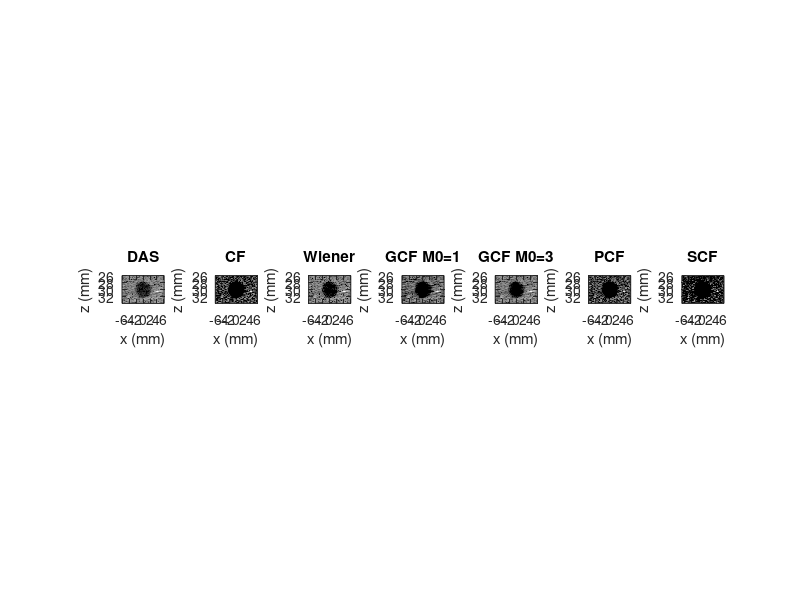
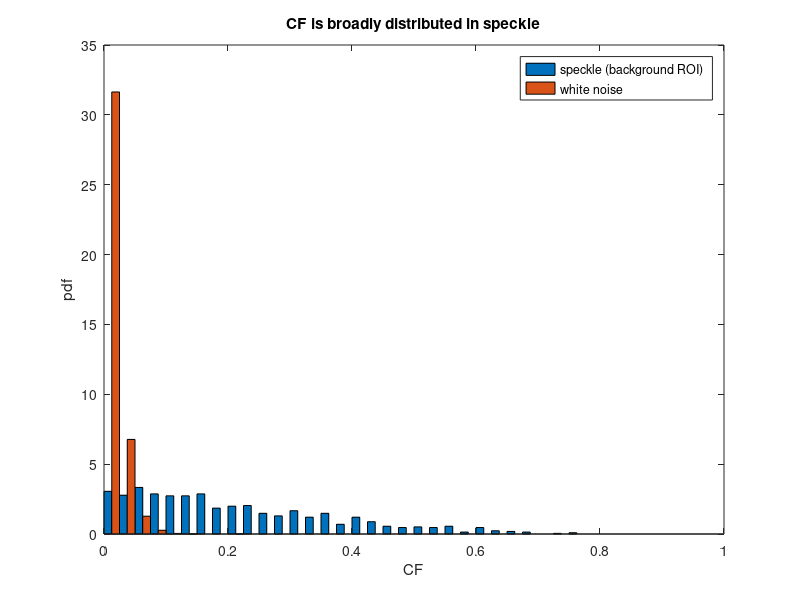

MATLAB code to generate these figures, in order:
%% m25_coherence_factors.m  -  CF, Wiener postfilter, GCF, PCF and SCF on one dataset
% Purpose : compute the five coherence weights from the same plane-wave aperture data
%           (cyst in speckle, bright off-axis scatterer, channel noise), verify the
%           identity H = N CF/((N-1) CF + 1), compare the speckle CF with the VCZ
%           prediction for this transmit sequence, and report CR, gCNR, speckle SNR.
% Change  : noise_dB, M0 list, gam (PCF), pSCF.
% Expect  : speckle CF ratio of means ~0.23 (VCZ triangle 0.225), CF in noise 1/N;
%           CR rises CF > PCF > GCF > Wiener > DAS while gCNR does not follow.
% Base MATLAB only; runs in MATLAB R2019b+ and GNU Octave 8. Runtime ~6 s.
clear; close all; rng(3);
c = 1540; f0 = 5e6; fs = 20e6; lam = c/f0; N = 64; pitch = 0.3e-3; xe = ((0:N-1) - (N-1)/2)*pitch;
bw = 0.6; sigf = bw*f0/(2*sqrt(2*log(2))); sigt = 1/(2*pi*sigf); ang = (-4:4)*pi/180; Na = numel(ang);
t0 = 25e-6; Nt = 580; tt = t0 + (0:Nt-1)'/fs; noise_dB = -15;

%% Simulation: speckle with an anechoic cyst (r = 2.5 mm) and a bright scatterer 4.2 mm off-axis
nsc = round(13.6*8.6*80); xs = (rand(nsc,1)*13.6 - 6.8)*1e-3; zs = (26 + 8.6*rand(nsc,1))*1e-3;
keep = (xs.^2 + (zs-30e-3).^2) > (2.5e-3)^2; xs = [xs(keep); 4.2e-3]; zs = [zs(keep); 30.5e-3]; as = [randn(sum(keep),1); 60];
IQ = zeros(Nt, N, Na); K4 = ceil(4*sigt*fs); E = repmat(1:N, numel(xs), 1);
for a = 1:Na
  tau = (xs*sin(ang(a)) + zs*cos(ang(a)))/c + sqrt((xs - xe).^2 + zs.^2)/c; ph = as.*exp(-1j*2*pi*f0*tau); n0 = (tau - t0)*fs;
  accr = zeros(Nt*N,1); acci = accr;
  for k = -K4:K4
    n = floor(n0) + k; g = exp(-((n - n0)/fs).^2/(2*sigt^2)); ok = n >= 0 & n < Nt; idx = n(ok) + 1 + (E(ok)-1)*Nt; v = g(ok).*ph(ok);
    accr = accr + accumarray(idx, real(v), [Nt*N 1]); acci = acci + accumarray(idx, imag(v), [Nt*N 1]);
  end
  IQ(:,:,a) = reshape(accr + 1j*acci, Nt, N);
end
Pref = mean(mean(abs(IQ(tt > 2*27.5e-3/c & tt < 2*33e-3/c, :, 5)).^2)); taps = exp(-((-K4:K4)'/fs).^2/(2*sigt^2));
for a = 1:Na, IQ(:,:,a) = IQ(:,:,a) + sqrt(Pref*10^(noise_dB/10)/sum(taps.^2))*conv2((randn(Nt+2*K4,N) + 1j*randn(Nt+2*K4,N))/sqrt(2), taps, 'valid'); end

%% Aperture data on the image grid
xg = (-6:0.15:6)*1e-3; zg = (26:0.075:34)*1e-3; [Zp, Xp] = ndgrid(zg, xg); Xp = Xp(:); Zp = Zp(:); S = zeros(numel(Xp), N);
Ttx = (Xp*sin(ang) + Zp*cos(ang))/c; Ptx = exp(1j*2*pi*f0*Ttx);
for e = 1:N
  trx = sqrt((Xp - xe(e)).^2 + Zp.^2)/c; acc = 0;
  for a = 1:Na
    fn = (Ttx(:,a) + trx - t0)*fs; n = floor(fn); fr = fn - n; ok = n >= 0 & n < Nt-1; col = IQ(:,e,a); v = zeros(size(fn));
    v(ok) = col(n(ok)+1).*(1-fr(ok)) + col(n(ok)+2).*fr(ok); acc = acc + v.*Ptx(:,a);
  end
  S(:,e) = acc.*exp(1j*2*pi*f0*trx);
end
nz = numel(zg); nx = numel(xg);

%% Weights
ybar = mean(S, 2); P = mean(abs(S).^2, 2); sig2 = mean(abs(S - ybar).^2, 2);
CF = abs(sum(S,2)).^2./(N*sum(abs(S).^2,2) + eps);                  % |sum s|^2/(N sum |s|^2)
Hw = abs(ybar).^2./(abs(ybar).^2 + sig2/N + eps);                    % Wiener postfilter from its definition
fprintf('identity check: max |H - N CF/((N-1)CF+1)| = %.2e,  max |P - (|ybar|^2 + sig2)| = %.2e\n', max(abs(Hw - N*CF./((N-1)*CF + 1))), max(abs(P - abs(ybar).^2 - sig2))/max(P));
Sk = fft(S, [], 2); M0s = [0 1 3]; GCF = zeros(numel(Xp), numel(M0s));
for i = 1:numel(M0s), low = abs(Sk(:,1)).^2; for k = 1:M0s(i), low = low + abs(Sk(:,1+k)).^2 + abs(Sk(:,N+1-k)).^2; end, GCF(:,i) = low./(sum(abs(Sk).^2,2) + eps); end
fprintf('GCF(M0 = 0) equals CF: max difference %.2e\n', max(abs(GCF(:,1) - CF)));
gam = 1; phs = angle(S); pha = phs - pi*sign(phs); PCF = max(0, 1 - gam*min(std(phs,1,2), std(pha,1,2))/(pi/sqrt(3)));
pSCF = 1; bbar = mean(sign(real(S)), 2); SCF = abs(1 - sqrt(max(0, 1 - bbar.^2))).^pSCF;

%% Statistics: speckle CF vs VCZ, noise CF vs 1/N
[ZI, XI] = ndgrid(zg, xg); cyst = (XI.^2 + (ZI-30e-3).^2) < (2e-3)^2; bgr = XI >= -5.8e-3 & XI <= -3.4e-3 & ZI >= 28e-3 & ZI <= 32e-3;
mtx = Na*30e-3*(sin(ang(2)) - sin(ang(1)))/pitch; m = -(N-1):(N-1); Ctri = max(0, 1 - abs(m)/mtx);
Sb = S(bgr(:), :);
fprintf('speckle: CF ratio of means %.3f (VCZ triangle, m_tx = %.1f: %.3f), mean of per-pixel CF %.3f\n', mean(abs(sum(Sb,2)).^2)/(N*mean(sum(abs(Sb).^2,2))), mtx, sum((N - abs(m)).*Ctri)/N^2, mean(CF(bgr(:))));
Wn = (randn(20000, N) + 1j*randn(20000, N))/sqrt(2); cfn = abs(sum(Wn,2)).^2./(N*sum(abs(Wn).^2,2));
fprintf('white noise: mean CF %.4f (1/N = %.4f), mean Wiener H %.3f (N/(2N-1) = %.3f at CF = 1/N), mean PCF %.3f\n', mean(cfn), 1/N, mean(N*cfn./((N-1)*cfn + 1)), N/(2*N-1), mean(max(0, 1 - std(angle(Wn),1,2)/(pi/sqrt(3)))));

%% Image metrics (amplitude = weight x |DAS|)
das = abs(ybar); imgs = [das, CF.*das, Hw.*das, GCF(:,2).*das, GCF(:,3).*das, PCF.*das, SCF.*das];
names = {'DAS', 'CF', 'Wiener', 'GCF M0=1', 'GCF M0=3', 'PCF', 'SCF'};
fprintf('\n%-9s %6s %6s %6s %8s\n', 'method', 'CR', 'gCNR', 'sSNR', 'w(spk)');
for i = 1:numel(names)
  A = imgs(:,i); ci = max(A(cyst(:)), 1e-12*max(A)); bi = A(bgr(:)); v = [ci; bi]; lab = [zeros(numel(ci),1); ones(numel(bi),1)];
  [vs, o] = sort(v); lab = lab(o); bins = floor((0:numel(v)-1)'*100/numel(v)); [~, first, ic] = unique(vs, 'first'); bins = bins(first(ic));
  g = 1 - sum(min(accumarray(bins(lab==0)+1,1,[100 1])/numel(ci), accumarray(bins(lab==1)+1,1,[100 1])/numel(bi)));
  fprintf('%-9s %6.1f %6.3f %6.2f %8.3f\n', names{i}, 10*log10(mean(bi.^2)/mean(ci.^2)), g, mean(bi)/std(bi,1), mean(A(bgr(:))./das(bgr(:))));
end

%% Figures
figure('Position', [50 50 1300 330]);
for i = 1:numel(names)
  subplot(1, numel(names), i); A = reshape(imgs(:,i), nz, nx); A = A/max(A(:));
  imagesc(xg*1e3, zg*1e3, 20*log10(A + 1e-12), [-60 0]); axis image; colormap(gray); title(names{i}); xlabel('x (mm)'); ylabel('z (mm)');
end
figure; edges = linspace(0, 1, 41); hs = histc(CF(bgr(:)), edges); hn = histc(cfn, edges);
bar(edges + 0.0125, [hs/sum(hs) hn/sum(hn)]*40, 1); xlim([0 1]); legend('speckle (background ROI)', 'white noise'); xlabel('CF'); ylabel('pdf'); title('CF is broadly distributed in speckle');
